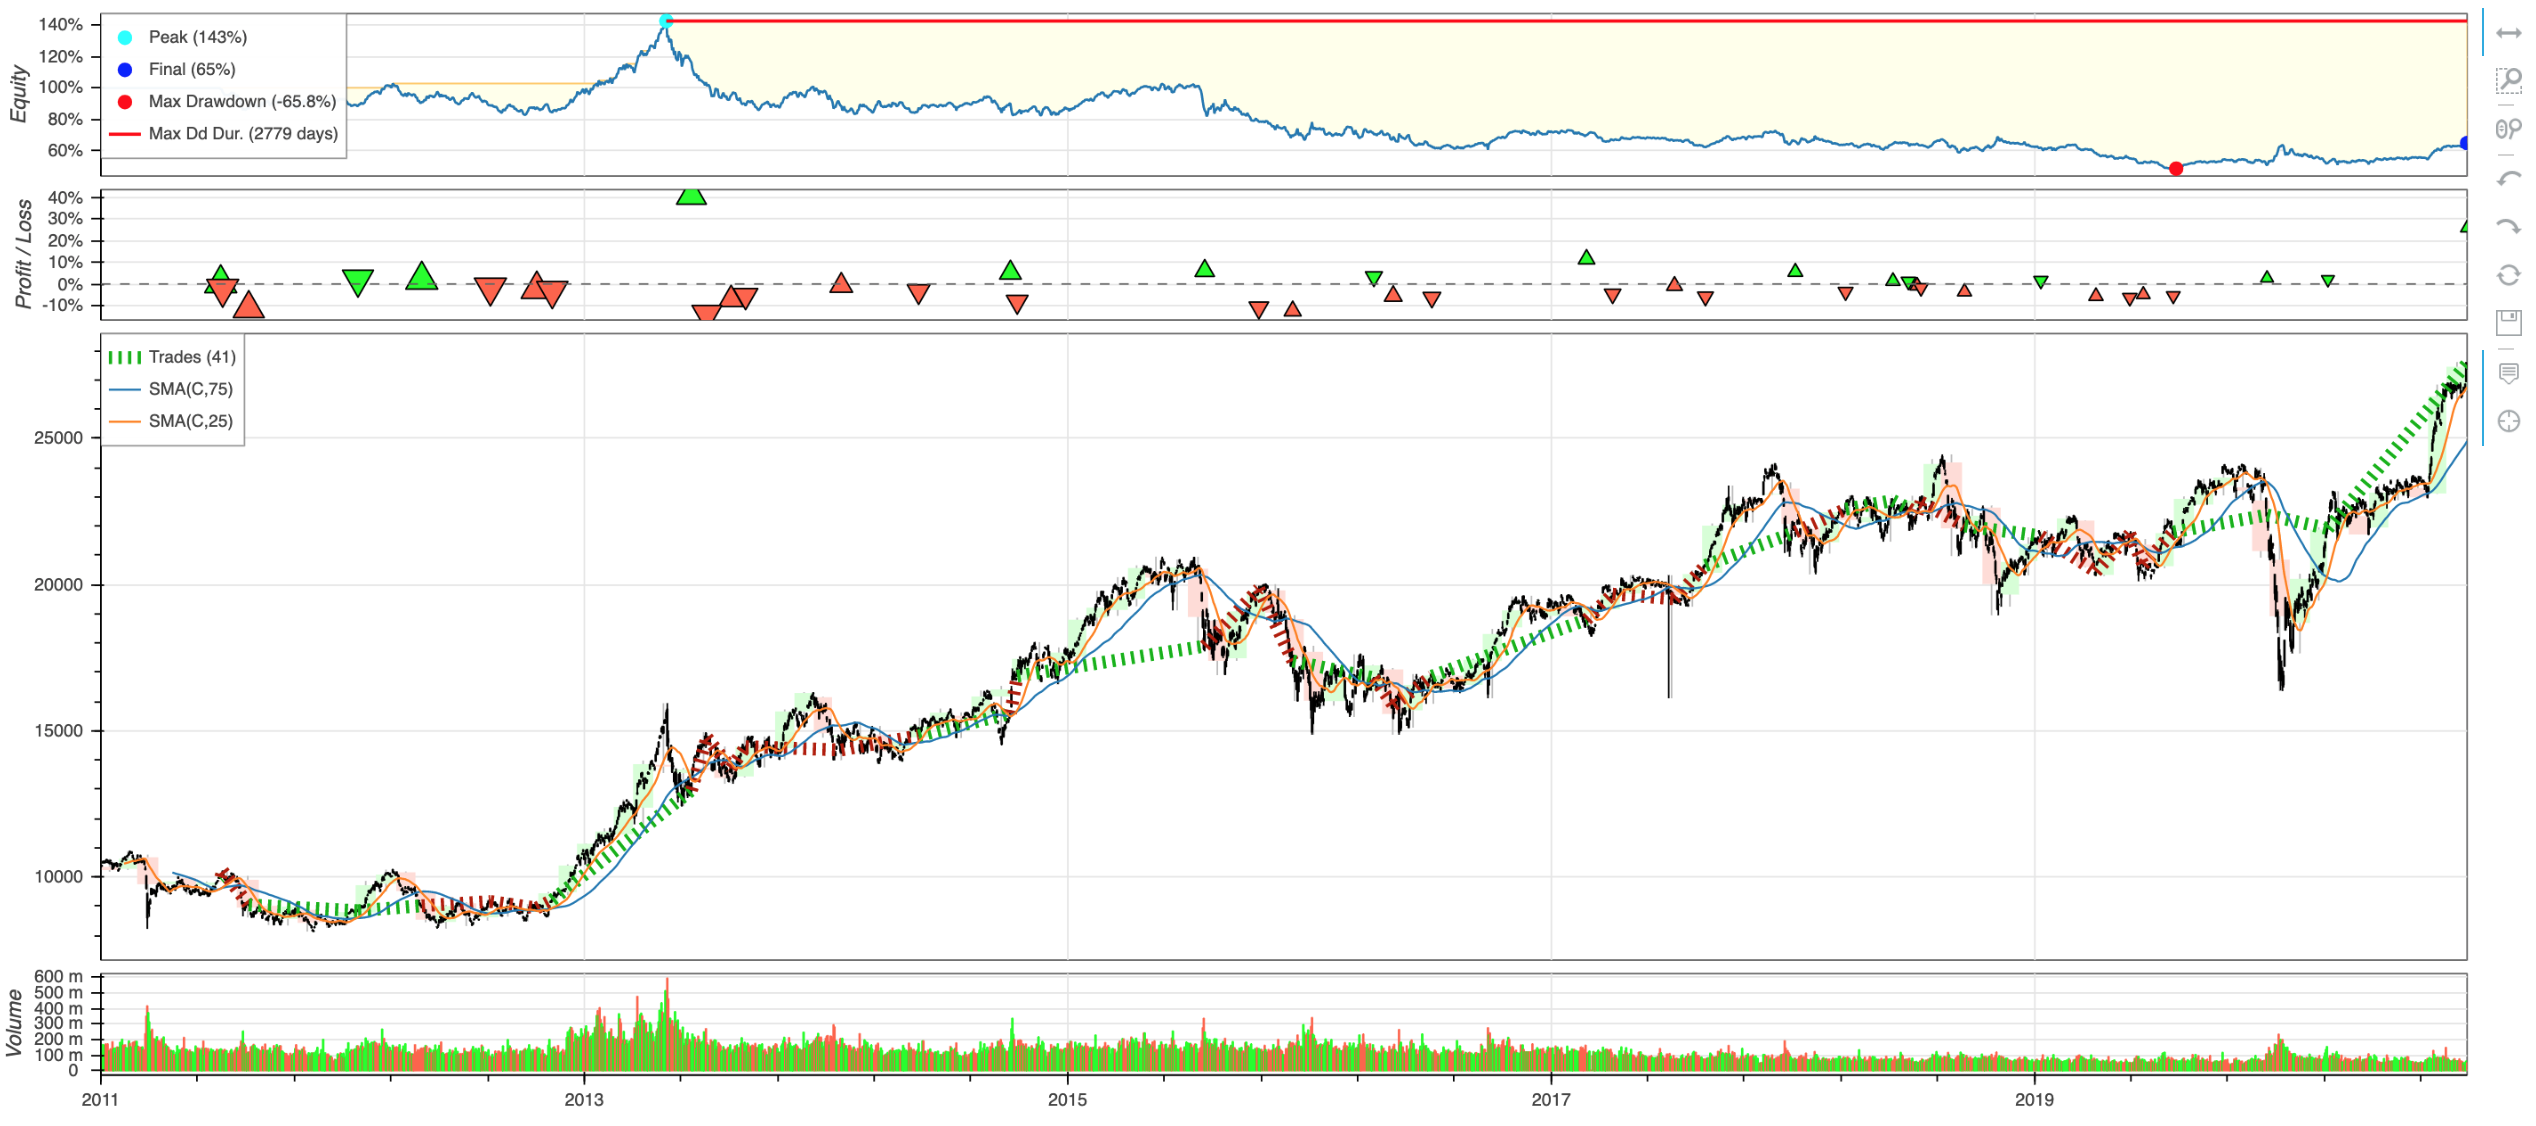

This figure's Python source:
import os
import datetime
import pandas as pd
import pandas_datareader
import talib
from backtesting import Backtest, Strategy
from backtesting.lib import crossover

START_DATE = datetime.date(2011, 1, 1)
END_DATE = datetime.date(2020, 12, 31)
TICKER = '^N225'
INIT_CASH = 1000000


def get_stock(ticker, start_date, end_date):
    '''
    get stock data from Yahoo Finance
    '''
    dirname = 'data'
    os.makedirs(dirname, exist_ok=True)
    fname = f'{dirname}/{ticker}.pkl'
    df_stock = pd.DataFrame()
    if os.path.exists(fname):
        df_stock = pd.read_pickle(fname)
        start_date = df_stock.index.max() + datetime.timedelta(days=1)
    if end_date > start_date:
        df = pandas_datareader.data.DataReader(
            ticker, 'yahoo', start_date, end_date)
        df_stock = pd.concat([df_stock, df[~df.index.isin(df_stock.index)]])
        df_stock.to_pickle(fname)
    return df_stock


class SmaCross(Strategy):
    '''
    SMS Cross Strategy
    '''
    long_term = 75
    short_term = 25

    def init(self):
        close = self.data['Close']
        self.long_sma = self.I(talib.SMA, close, self.long_term)
        self.short_sma = self.I(talib.SMA, close, self.short_term)

    def next(self):
        if crossover(self.short_sma, self.long_sma):
            self.buy()
        elif crossover(self.long_sma, self.short_sma):
            self.sell()


def main():
    df = get_stock(TICKER, START_DATE, END_DATE)

    bt = Backtest(
        df,
        SmaCross,
        cash=INIT_CASH,
        trade_on_close=False,
        exclusive_orders=True
    )

    output = bt.run()
    print(output)
    bt.plot()


if __name__ == '__main__':
    main()
